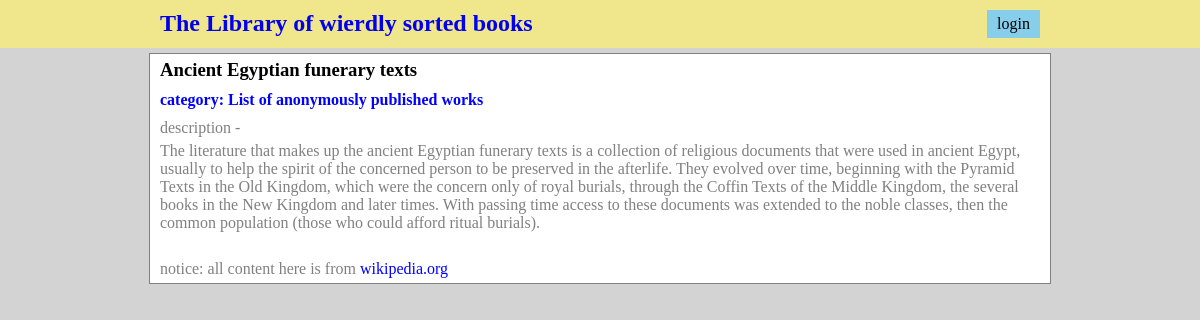
/category/List of anonymously published works/items/Ancient Egyptian funerary texts, run on the app's committed database.
### databases/database_setup.py (models this page shows, shortened)
class Item(Base):
    __tablename__ = 'Item'
    id = Column(Integer, primary_key=True)
    name = Column(String(80), nullable=False)
    description = Column(String(250))
    category_id = Column(Integer, ForeignKey('Category.id'))
    category = relationship(Category)
    user_id = Column(Integer, ForeignKey('User.id'))
    user = relationship(User)

class Category(Base):
    __tablename__ = 'Category'
    id = Column(Integer, primary_key=True)
    name = Column(String(250), nullable=False)

### host.py (the view)
@app.route("/category/<category_name>/items/<book_name>")
def show_book(category_name, book_name):
    session = DBSession()
    category = session.query(Category).filter_by(name=category_name).one()
    book = session.query(Item).filter_by(category_id=category.id).filter_by(name=book_name).one()
    book_user_id = book.user_id
    session.close()
    username = login_session.get('username')
    if username:
        modifyable_by_user = (book_user_id == login_session['user_id'])
    else:
        modifyable_by_user = None
    return render_template("book.html",
                           book=book,
                           username=username,
                           modifyable_by_user=modifyable_by_user,
                           category=category)

### templates/book.html (shortened to what this page needs)
{% extends "base.html" %}
{% block extraload %}
    <link href="{{url_for('static', filename='css/main.css')}}" rel="stylesheet" type="text/css">
{% endblock %}
{% block content %}
    <h3>{{book.name}}</h3>
    <a href="{{url_for('show_category', category_name=category.name)}}"><h4>category: {{category.name}}</h4></a>
    <p>description - </p>
    <p>{{book.description}}</p>
{% endblock %}

### static/css/page.css (style rules this page uses)
* { padding: 0; margin: 0; }
body { background: lightgrey; }

### static/css/main.css (style rules this page uses)
#content h3, h4 { padding: 5px 10px; }
#content a { color: blue; text-decoration: none; }
#content li, p { margin: 5px 10px; }
#content p { color: grey; }

### data on the page
Item: name "Ancient Egyptian funerary texts", description "The literature that makes up the ancient Egyptian funerary texts is a collection of religious documents that were used in ancient Egypt, usually to help the spirit of the concerned person to be preserved in the afterlife. They evolved over time, beginning with the Pyramid Texts in the Old Kingdom, which were the concern only of royal burials, through the Coffin Texts of the Middle Kingdom, the several books in the New Kingdom and later times. With passing time access to these documents was extended to the noble classes, then the common population (those who could afford ritual burials)."
Category: name "List of anonymously published works"
